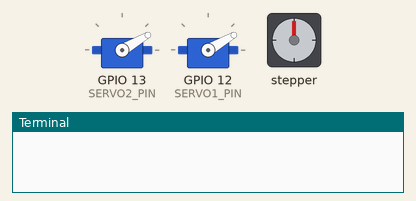
Recording of a program running on a simulated Raspberry Pi (BCM pin numbers). Parts: 2 × servo, stepper motor, the last lines printed to the terminal. The stepper is drawn at 2048 steps a turn; servo angles are drawn from the pulse width (0.5 ms = 0°, 2.5 ms = 180°).

Above: at 1.6 s.
At 6.0 s:
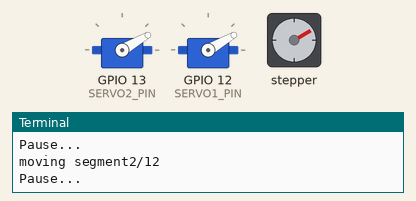
At 11.4 s:
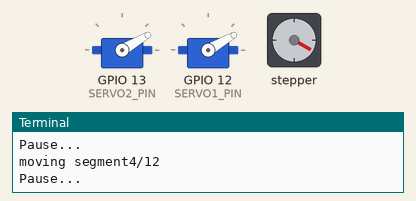
At 19.4 s:
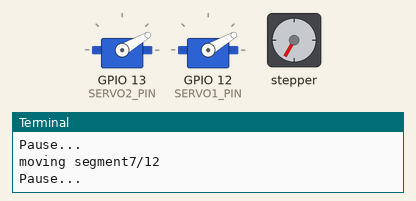
At 27.5 s:
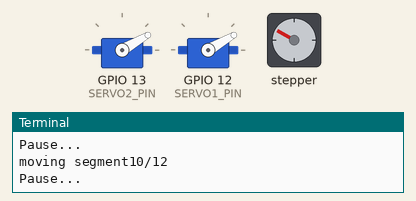
At 38.0 s:
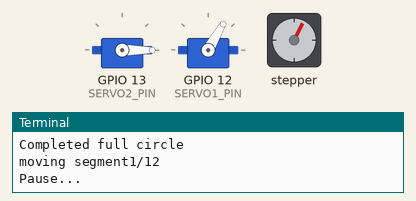
Timing chart, 0 to 40.0 s (numbered marks = the images above):
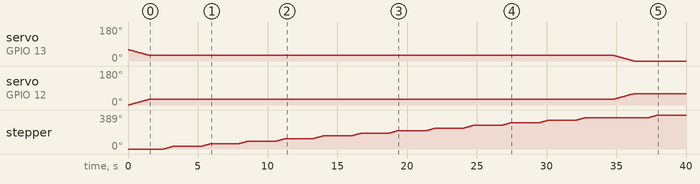

Measured:
- by itself, servo on GPIO 12 (SERVO1_PIN): moves from 0° to 60° over 36.2 s

The program:

servo_test2.py
```python
import RPi.GPIO as GPIO
import time

#Pin setup
SERVO1_PIN = 12
SERVO2_PIN = 13
GPIO.setmode(GPIO.BCM)
GPIO.setup(SERVO1_PIN, GPIO.OUT)
GPIO.setup(SERVO2_PIN, GPIO.OUT)

step_pins = [17, 27, 22, 23]
for pin in step_pins:
	GPIO.setup(pin, GPIO.OUT)
	GPIO.output(pin, 0)
halfstep_seq = [
	[1,0,0,0],
	[1,1,0,0],
	[0,1,0,0],
	[0,1,1,0],
	[0,0,1,0],
	[0,0,1,1],
	[0,0,0,1],
	[1,0,0,1]
]

def step_motor(steps, delay=0.002):
	for i in range(steps):
		seq = halfstep_seq[i%8]
		for pin in range(4):
			GPIO.output(step_pins[pin], seq[pin])
		time.sleep(delay)

pwm = GPIO.PWM(SERVO1_PIN, 50)
pwm2 = GPIO.PWM(SERVO2_PIN, 50)
pwm.start(0)
pwm2.start(5.8)


def rotateStepper():
	steps_per_segment = 341
	for i in range(12):
		print(f"moving segment{i+1}/12")
		step_motor(steps_per_segment)
		print("Pause...")
		time.sleep(2)
	print("Completed full circle")


while(True):
	time_delay = 1


	for i in range(0,31, 1):
		pwm.ChangeDutyCycle(2.5 + (i/180.0)*10)
		pwm2.ChangeDutyCycle(2.5 + ((60-i)/180)*10)
		time.sleep(0.05)

	pwm.ChangeDutyCycle(0)
	pwm2.ChangeDutyCycle(0)
	time.sleep(time_delay)
	rotateStepper()

	for i in range(31, 61, 1):
		pwm.ChangeDutyCycle(2.5 + (i/180.0)*10)
		pwm2.ChangeDutyCycle(2.5 + ((60-i)/180)*10)
		time.sleep(0.05)

	pwm.ChangeDutyCycle(0)
	pwm2.ChangeDutyCycle(0)
	time.sleep(time_delay)
	rotateStepper()

	for i in range(0, 61, 1):
		pwm.ChangeDutyCycle(2.5 + ((60-i)/180.0)*10)
		pwm2.ChangeDutyCycle(2.5 + (i/180.0)*10)
		time.sleep(0.05)

	pwm.ChangeDutyCycle(0)
	pwm2.ChangeDutyCycle(0)
	time.sleep(time_delay)
	rotateStepper()
```
